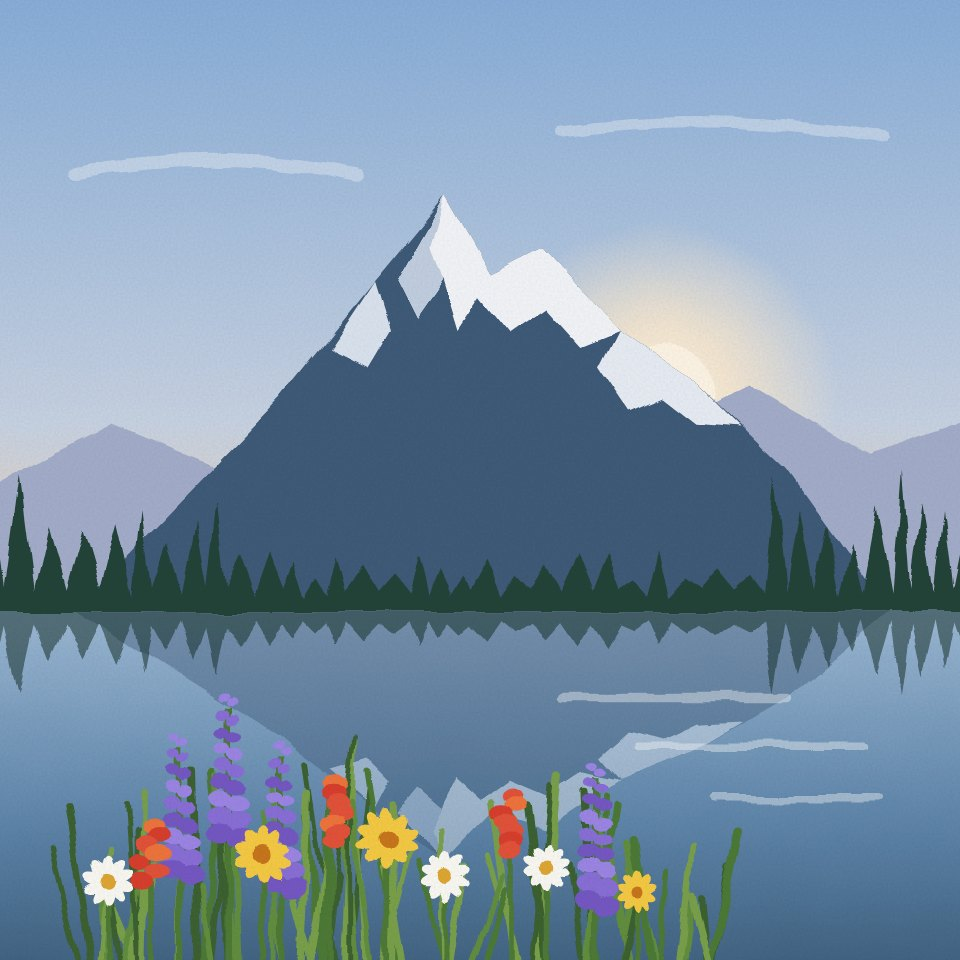
#> input picture img/painting-day.jpg, 960 x 960 px, given in place of icon-512.png, which was not available
$ python make_icons.py
#> lines starting #> are read from the running program, lines starting #| are printed output that depends on the picture; pictures that were not available may be replaced by others from this repository, and a replacement may not be noted
#!/usr/bin/env python3
"""Paints the app icon and renders the PNG sizes.

    python3 tools/make_icons.py

The icon: a snowy peak (her mountain) at sunrise over a still lake, with a small bunch of
wildflowers in front: the flowers from the letter, and a piece of the world. A light paint
texture makes it look like a little painting.

It also paints the two "canvases" she sees when the app opens: the same scene by day, and her
mountain at night (img/painting-day.jpg, img/painting-night.jpg).

Uses Google Chrome (headless) to render the SVG, and Pillow to make the smaller sizes.
"""
import random
import subprocess
import tempfile
from pathlib import Path

from PIL import Image

ROOT = Path(__file__).resolve().parent.parent
ICONS = ROOT / "icons"
CHROME = "/Applications/Google Chrome.app/Contents/MacOS/Google Chrome"


def treeline(rnd: random.Random, base: float, tall_edges: bool) -> str:
    """A ragged line of evergreens along the far shore."""
#> called with base = 318, tall_edges = True
    pts, x = [f"M-10 {base + 40}", f"L-10 {base}"], -10
    while x < 522:
        w = rnd.randint(10, 18)
        edge = x < 120 or x > 400
        h = rnd.randint(24, 70) if (tall_edges and edge) else rnd.randint(8, 24)
        pts += [f"L{x + w / 2:.0f} {base - h}", f"L{x + w:.0f} {base - rnd.randint(0, 5)}"]
        x += w
    return " ".join(pts + [f"L522 {base + 40}Z"])


def wildflowers(rnd: random.Random) -> str:
    """Grass, lupines, paintbrush and daisies on the near shore, bottom left toward the middle."""
    out = []
    for _ in range(70):                                    # grass blades
        x = rnd.uniform(40, 380)
        h = rnd.uniform(40, 110) * (1.2 - abs(x - 190) / 380)
        lean = rnd.uniform(-18, 18)
        green = rnd.choice(["#4e7a38", "#638f41", "#3c6230", "#7aa14b"])
        out.append(f'<path d="M{x:.0f} 516 Q{x + lean / 2:.0f} {516 - h / 2:.0f} {x + lean:.0f} {516 - h:.0f}" '
                   f'stroke="{green}" stroke-width="{rnd.uniform(2.5, 4.5):.1f}" fill="none" stroke-linecap="round"/>')
    for x, top in [(96, 392), (122, 372), (150, 398), (318, 408)]:      # lupines: purple spikes
        out.append(f'<path d="M{x} 516 L{x} {top + 6}" stroke="#4f7a38" stroke-width="3.5"/>')
        for i in range(9):
            y = top + i * 9
            r = 4 + i * 0.7
            color = ["#9d86e6", "#8a6fd8", "#7659c4"][i % 3]
            out.append(f'<ellipse cx="{x - r * .55:.1f}" cy="{y}" rx="{r * .75:.1f}" ry="{r * .55:.1f}" fill="{color}"/>')
            out.append(f'<ellipse cx="{x + r * .55:.1f}" cy="{y + 3}" rx="{r * .75:.1f}" ry="{r * .55:.1f}" fill="{color}"/>')
    for x, top in [(176, 418), (272, 424), (80, 440)]:                  # paintbrush: red-orange tufts
        out.append(f'<path d="M{x} 516 L{x} {top + 10}" stroke="#4f7a38" stroke-width="3"/>')
        for i in range(7):
            out.append(f'<ellipse cx="{x + rnd.uniform(-6, 6):.1f}" cy="{top + i * 5:.1f}" rx="6" ry="4.5" '
                       f'fill="{rnd.choice(["#e4533a", "#f0743c", "#d9402f"])}"/>')
    for x, y, r, petal, center in [(206, 446, 13, "#f6cb45", "#c9771a"), (238, 468, 11, "#fbfaf4", "#e0a834"),
                                   (140, 456, 12, "#f6cb45", "#c9771a"), (292, 462, 10, "#fbfaf4", "#e0a834"),
                                   (58, 470, 11, "#fbfaf4", "#e0a834"), (340, 476, 9, "#f6cb45", "#c9771a")]:
        out.append(f'<path d="M{x} 516 L{x} {y}" stroke="#4f7a38" stroke-width="3"/>')
        for k in range(10):                                            # daisies
            out.append(f'<ellipse cx="{x}" cy="{y - r * .62:.1f}" rx="{r * .28:.1f}" ry="{r * .62:.1f}" fill="{petal}" '
                       f'transform="rotate({k * 36} {x} {y})"/>')
        out.append(f'<circle cx="{x}" cy="{y}" r="{r * .36:.1f}" fill="{center}"/>')
    return "\n    ".join(out)


def scene() -> str:
    rnd = random.Random(21)
    trees = treeline(rnd, 318, tall_edges=True)
    return f"""
  <defs>
    <linearGradient id="sky" x1="0" y1="0" x2="0" y2="1">
      <stop offset="0" stop-color="#7ea8d8"/><stop offset=".45" stop-color="#c9d4e4"/><stop offset=".62" stop-color="#f1d2b0"/>
    </linearGradient>
    <radialGradient id="glow" cx=".5" cy=".5" r=".5">
      <stop offset="0" stop-color="#fff7e8"/><stop offset=".4" stop-color="#ffecd0" stop-opacity=".85"/><stop offset="1" stop-color="#ffecd0" stop-opacity="0"/>
    </radialGradient>
    <linearGradient id="lake" x1="0" y1="0" x2="0" y2="1">
      <stop offset="0" stop-color="#9dbad6"/><stop offset=".5" stop-color="#5f86ab"/><stop offset="1" stop-color="#34536f"/>
    </linearGradient>
    <clipPath id="water"><rect y="326" width="512" height="190"/></clipPath>
    <filter id="paint" x="-4%" y="-4%" width="108%" height="108%">
      <feTurbulence type="fractalNoise" baseFrequency="0.035" numOctaves="2" seed="7" result="noise"/>
      <feDisplacementMap in="SourceGraphic" in2="noise" scale="7" xChannelSelector="R" yChannelSelector="G" result="brushed"/>
      <feTurbulence type="fractalNoise" baseFrequency="0.85" numOctaves="1" seed="3" result="grain"/>
      <feColorMatrix in="grain" type="matrix" values="0.14 0 0 0 0.86  0.14 0 0 0 0.86  0.14 0 0 0 0.86  0 0 0 0 1" result="canvas"/>
      <feBlend in="brushed" in2="canvas" mode="multiply" result="textured"/>
      <feComposite in="textured" in2="brushed" operator="in"/>
    </filter>
  </defs>
  <g filter="url(#paint)">
    <rect x="-40" y="-40" width="592" height="592" fill="url(#sky)"/>
    <g stroke="#fff" stroke-linecap="round" fill="none" opacity=".35">
      <path d="M40 92 Q120 78 190 94" stroke-width="7"/><path d="M300 70 Q380 58 470 74" stroke-width="6"/>
    </g>
    <circle cx="352" cy="214" r="96" fill="url(#glow)"/>
    <circle cx="352" cy="214" r="30" fill="#fff6e6"/>
    <path d="M-10 262 L60 226 L120 250 L166 218 L206 240 L276 196 L340 236 L400 206 L462 242 L522 222 V330 H-10Z" fill="#a4aecb"/>
    <g id="peak">
      <path d="M40 326 L150 212 L200 150 L238 104 L262 146 L290 132 L330 176 L372 204 L420 250 L474 326Z" fill="#415b79"/>
      <path d="M238 104 L262 146 L290 132 L330 176 L310 184 L292 164 L272 178 L256 158 L244 176 L236 150 L222 170 L212 150Z" fill="#f4f6fa"/>
      <path d="M330 176 L372 204 L396 228 L372 226 L354 212 L336 220 L320 196Z" fill="#e9eef6"/>
      <path d="M238 104 L212 150 L222 170 L236 150 L230 132Z" fill="#c3d0e2"/>
      <path d="M200 150 L176 186 L196 196 L208 176Z" fill="#dbe4f0"/>
    </g>
    <path d="{trees}" fill="#24453b"/>
    <rect x="-40" y="326" width="592" height="226" fill="url(#lake)"/>
    <g clip-path="url(#water)">
      <use href="#peak" opacity=".42" transform="translate(0 326) scale(1 -.6) translate(0 -326)"/>
      <path d="{trees}" fill="#1b352f" opacity=".55" transform="translate(0 326) scale(1 -.6) translate(0 -326)"/>
    </g>
    <g stroke="#fff" stroke-linecap="round" opacity=".4">
      <path d="M300 372 H420" stroke-width="5"/><path d="M340 398 H460" stroke-width="4"/><path d="M380 426 H470" stroke-width="4"/>
    </g>
    {wildflowers(rnd)}
  </g>
"""


def night_scene() -> str:
    """Her mountain at dusk turning to night: violet sky, first stars, wildflowers in silhouette."""
    rnd = random.Random(5)
    blooms = []
    for x in range(20, 500, 26):
        h = rnd.randint(40, 110)
        blooms.append(f'<path d="M{x} 520 Q{x + rnd.randint(-10, 10)} {520 - h / 2} {x + rnd.randint(-14, 14)} {520 - h}" '
                      f'stroke="#1c1430" stroke-width="5" fill="none" stroke-linecap="round"/>')
        if rnd.random() < .6:
            color = rnd.choice(["#ff8fb1", "#ffb35c", "#ffe07a", "#c9a0ff"])
            blooms.append(f'<circle cx="{x + rnd.randint(-14, 14)}" cy="{520 - h}" r="{rnd.randint(7, 11)}" fill="{color}"/>')
    stars = "".join(f'<circle cx="{rnd.randint(10, 500)}" cy="{rnd.randint(8, 150)}" r="{rnd.choice([1.4, 1.8, 2.4])}" '
                    f'fill="#fff" opacity="{rnd.uniform(.5, .95):.2f}"/>' for _ in range(34))
    return f"""
  <defs>
    <linearGradient id="nsky" x1="0" y1="0" x2="0" y2="1">
      <stop offset="0" stop-color="#23195a"/><stop offset=".35" stop-color="#b7478a"/>
      <stop offset=".58" stop-color="#f48b3c"/><stop offset=".72" stop-color="#ffd36e"/>
    </linearGradient>
  </defs>
  <rect width="512" height="512" fill="url(#nsky)"/>
  {stars}
  <circle cx="300" cy="300" r="92" fill="#ffe7a1"/>
  <path d="M-10 330 L70 270 L140 300 L210 240 L280 290 L360 250 L430 290 L522 250 V520 H-10Z" fill="#a24f86"/>
  <path d="M40 360 L150 240 L200 186 L238 132 L262 170 L290 158 L330 200 L380 240 L470 360Z" fill="#5e3372"/>
  <path d="M238 132 L262 170 L290 158 L318 190 L298 196 L284 178 L266 190 L252 172 L242 188 L234 164 L220 180 L214 166Z" fill="#ffd2dc"/>
  <path d="M-10 380 L80 330 L170 360 L260 320 L350 356 L440 326 L522 350 V520 H-10Z" fill="#3a2254"/>
  {''.join(blooms)}
"""


def svg(rounded: bool) -> str:
    clip = '<clipPath id="tile"><rect width="512" height="512" rx="112"/></clipPath>' if rounded else ""
    body = f'<g clip-path="url(#tile)">{scene()}</g>' if rounded else scene()
    return (f'<svg xmlns="http://www.w3.org/2000/svg" viewBox="0 0 512 512" width="512" height="512">'
            f'<defs>{clip}</defs>{body}</svg>')


def render(svg_text: str, out: Path, size: int = 512) -> None:
#> called with size = 512
    svg_text = svg_text.replace('width="512" height="512"', f'width="{size}" height="{size}"', 1)
    with tempfile.TemporaryDirectory() as tmp:
        page = Path(tmp) / "icon.html"
        page.write_text(f'<!doctype html><style>html,body{{margin:0;background:transparent}}</style>{svg_text}')
        subprocess.run([CHROME, "--headless=new", "--disable-gpu", "--hide-scrollbars", "--force-device-scale-factor=1",
                        "--default-background-color=00000000", f"--window-size={size},{size}",
                        f"--screenshot={out}", page.as_uri()], check=True, capture_output=True)
#> (this line was passed over: subprocess is not available in this run)


def painting(scene_svg: str, out: Path) -> None:
    """A square canvas for the opening screen, saved as a compact JPEG."""
    tmp = out.with_suffix(".png")
    render(f'<svg xmlns="http://www.w3.org/2000/svg" viewBox="0 0 512 512" width="512" height="512">{scene_svg}</svg>', tmp, 960)
    Image.open(tmp).convert("RGB").save(out, quality=86, optimize=True, progressive=True)
    tmp.unlink()


def main() -> None:
    ICONS.mkdir(exist_ok=True)
    (ROOT / "tools" / "icon.svg").write_text(svg(rounded=True))
    render(svg(rounded=False), ICONS / "icon-maskable-512.png")
    render(svg(rounded=True), ICONS / "icon-512.png")
    Image.open(ICONS / "icon-512.png").resize((192, 192), Image.LANCZOS).save(ICONS / "icon-192.png")
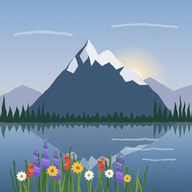
#> saved as icon-192.png: PIL image 192x192 RGB; mean R, G, B 123.4, 147.4, 169.5
    Image.open(ICONS / "icon-maskable-512.png").convert("RGB").resize((180, 180), Image.LANCZOS).save(ICONS / "apple-touch-icon.png")
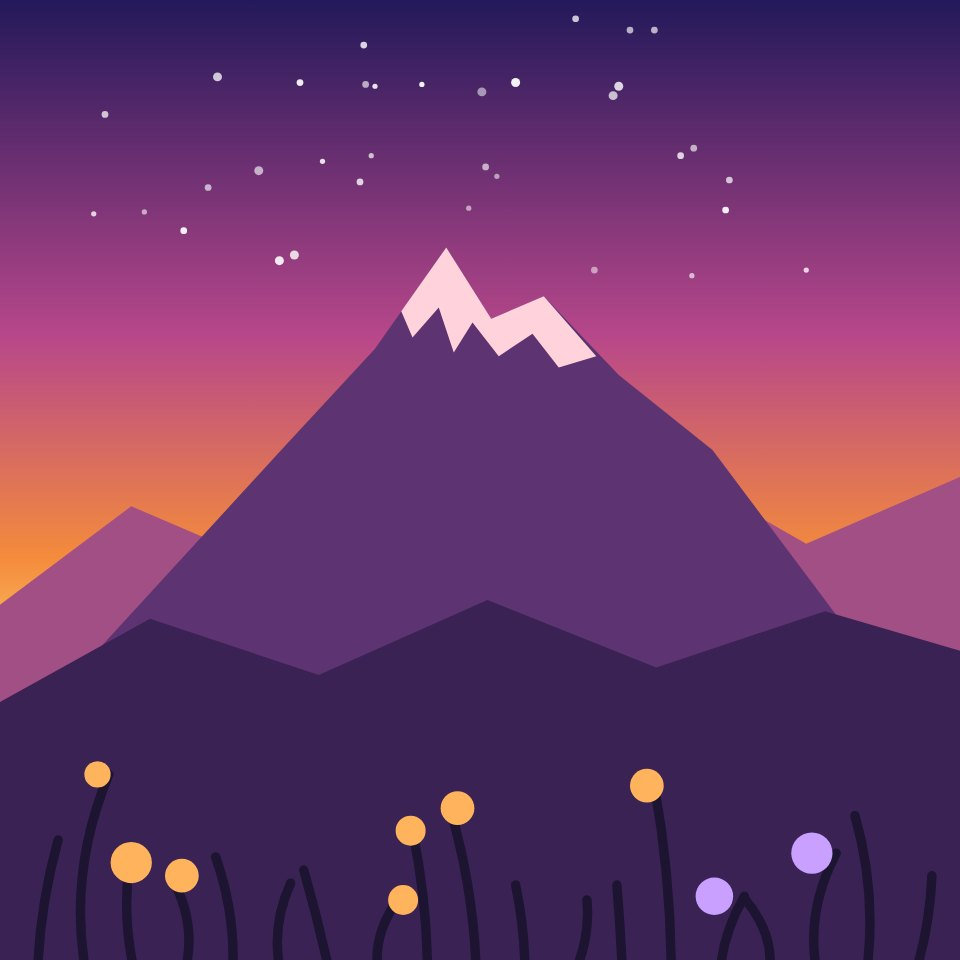
#> input picture img/painting-night.jpg, 960 x 960 px, given in place of icon-maskable-512.png, which was not available
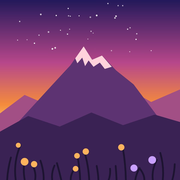
#> saved as apple-touch-icon.png: PIL image 180x180 RGB; mean R, G, B 105.5, 53.5, 104.8
    (ROOT / "img").mkdir(exist_ok=True)
    painting(scene(), ROOT / "img" / "painting-day.jpg")
    painting(night_scene(), ROOT / "img" / "painting-night.jpg")
    print("icons:", ", ".join(sorted(p.name for p in ICONS.glob("*.png"))), "| paintings: day, night")


if __name__ == "__main__":
    main()
